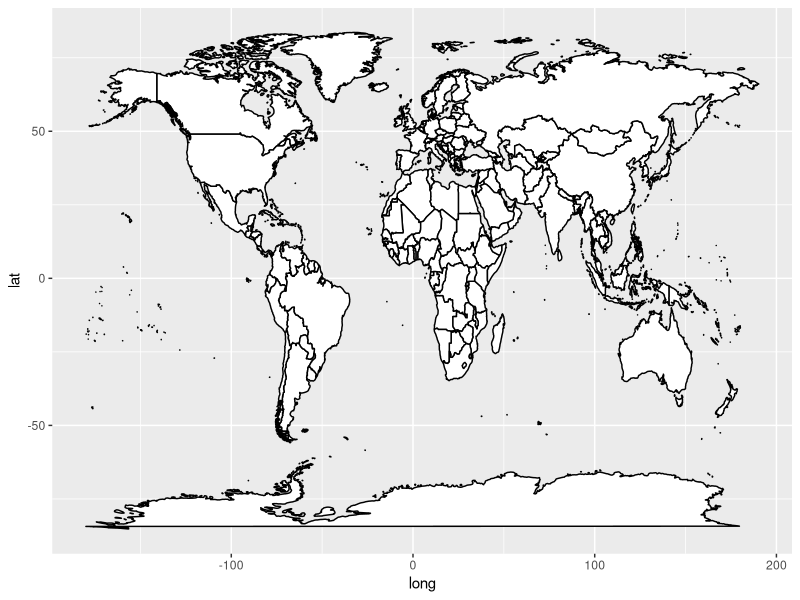
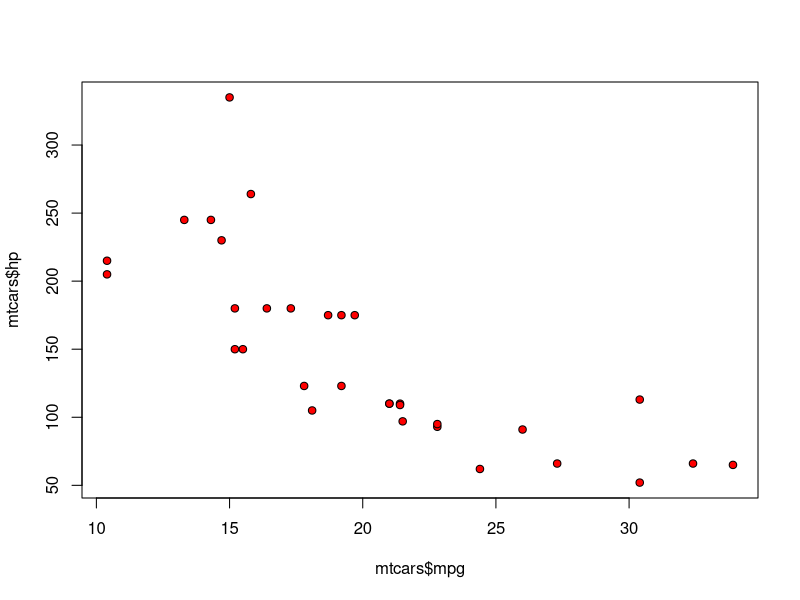
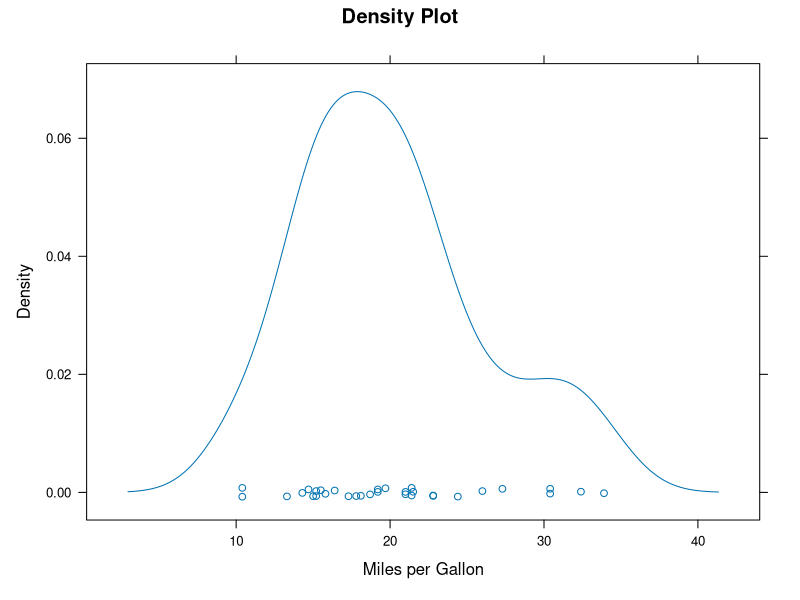
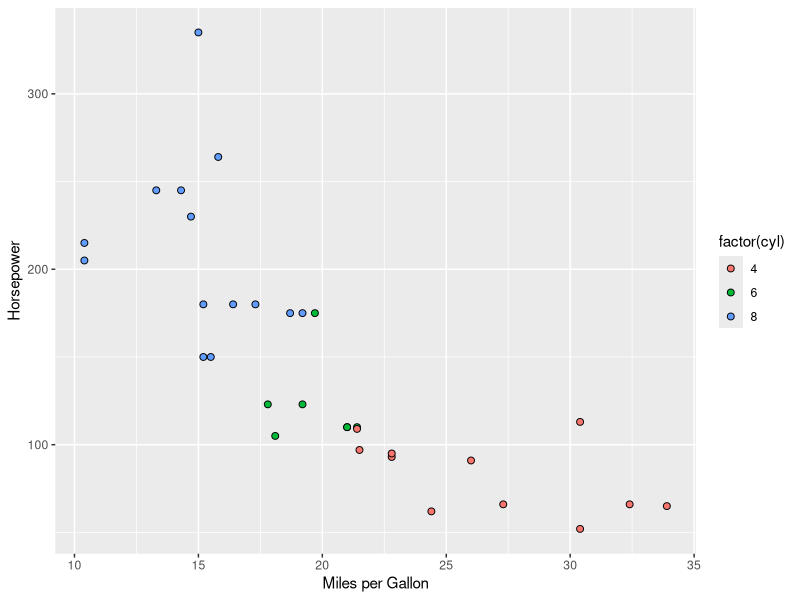
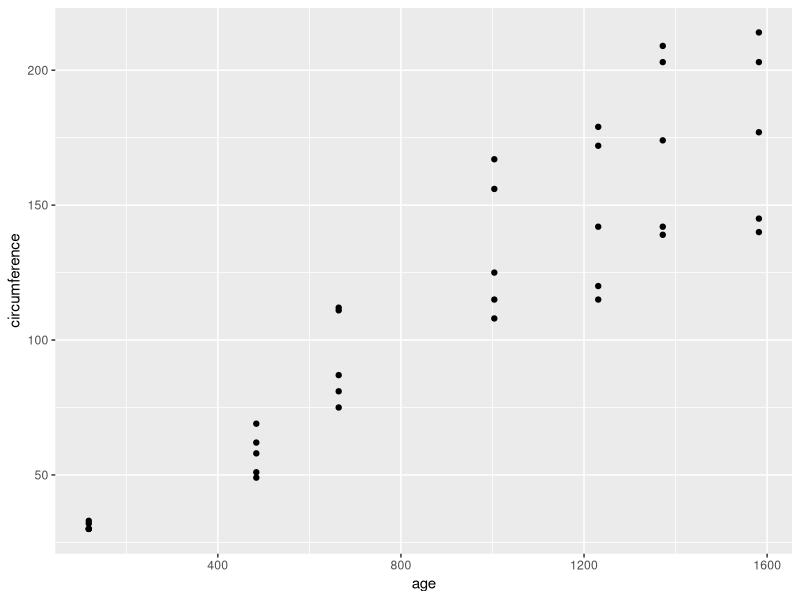
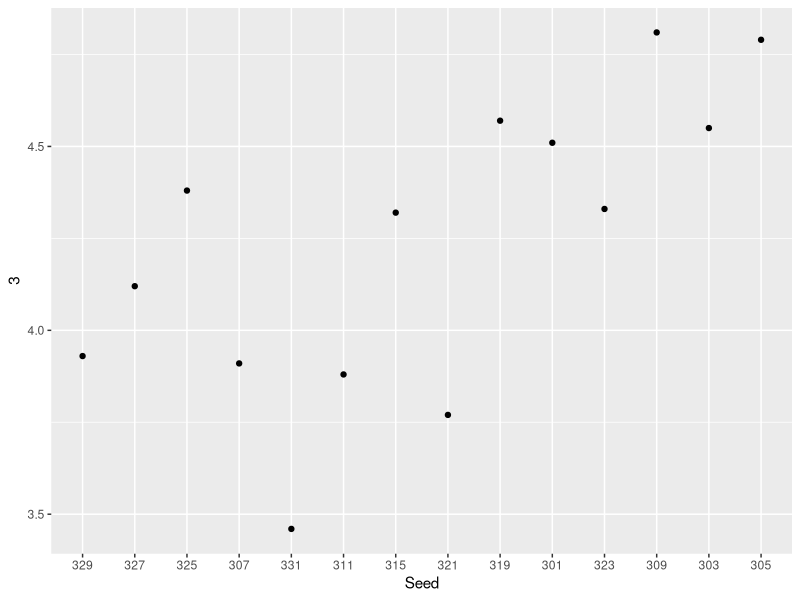
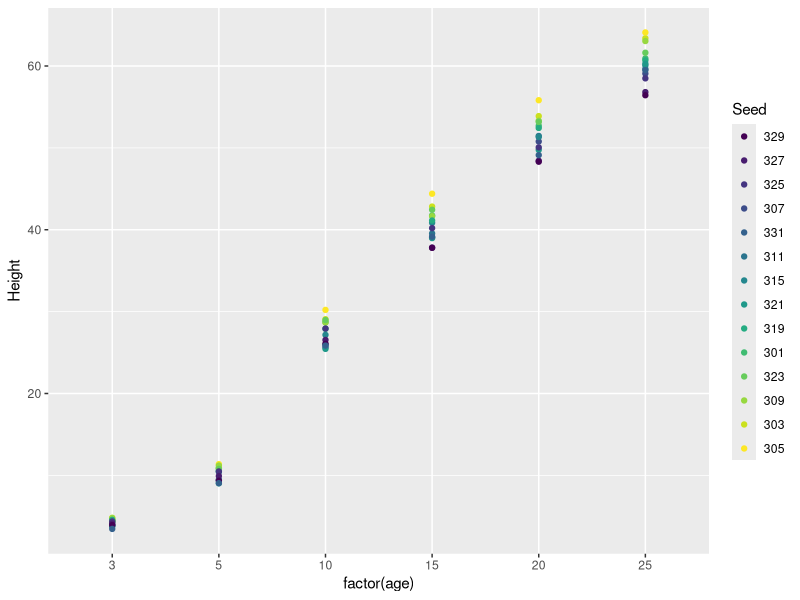
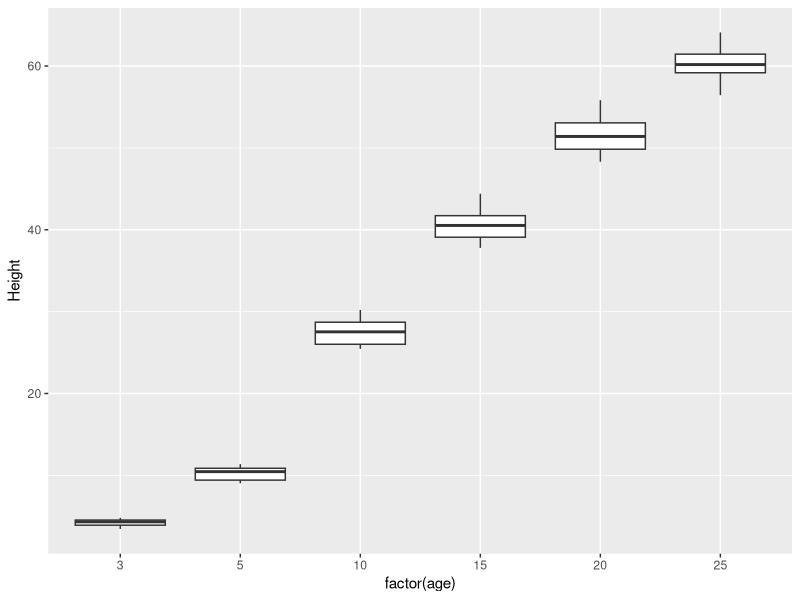

Source code (R) for these figures, in order:
## ---- chunk 1
# Loading required libraries
# Be sure to install these before running this file!!
library(lattice)
library(ggplot2)
library(tidyr)

data("mtcars")


library(ggplot2)
world <- map_data("world")
ggplot(world, aes(y=lat,x=long)) + 
  geom_polygon(aes(group=group), fill="white", col = "black") 


## ---- chunk 2
plot(x = mtcars$mpg, y = mtcars$hp, 
     col = "black", bg = "red", pch = 21)
## ---- chunk 3
densityplot(~mpg, data = mtcars,
            main = "Density Plot",
            xlab = "Miles per Gallon")
## ---- chunk 4
ggplot(mtcars, aes(x = mpg, y = hp, fill = factor(cyl))) + 
  geom_point(pch = 21, size = 2)  +
  xlab("Miles per Gallon") + ylab("Horsepower")
## ---- chunk 5
library(ggplot2)
library(tidyr)
data("Orange")
Orange
ggplot(Orange, aes(x=age, y=circumference )) + geom_point()
## ---- chunk 6
data("Loblolly")
Loblolly.wide <- pivot_wider(Loblolly, 
                             names_from = age, 
                             values_from = height)
Loblolly.wide
## ---- chunk 7
Loblolly.long <- pivot_longer(Loblolly.wide, 
                              cols = !Seed, 
                              names_to = "age", 
                              values_to = "Height", 
                              names_transform = list(age = as.numeric))
Loblolly.long
## ---- chunk 8
ggplot(Loblolly.wide, aes(x = Seed, y = `3`)) + geom_point()
## ---- chunk 9
ggplot(Loblolly.long, aes(x = factor(age), y = Height, color = Seed)) +
  geom_point(pch = 19) 
## ---- chunk 10
ggplot(Loblolly.long, aes(x = factor(age), y = Height)) + 
  geom_boxplot()
## ---- chunk 11
ggplot(Loblolly.long, aes(x = factor(age), y = Height)) + 
  geom_violin()
## ---- chunk 12
data("fish_encounters")
data("relig_income")

fish_encounters
fish.wider<- pivot_wider(fish_encounters, names_from= station, values_from=seen)
fish.wider

relig_income
income.longer <- pivot_longer(relig_income, cols=!religion, names_to="income", values_to="count")
## ---- chunk 13
library(ggplot2)
library(tidyr)
data("Orange")
Orange
ggplot(Orange, aes(x=age, y=circumference )) + geom_point(color = "blue", size=4, shape=4)+ xlab("Age") +ylab("Circumference") + ggtitle("circumverence vs age")+theme(axis.text.x=element_text(angle=45))

theme(title=element_text(hjust=0.5))


## ---- chunk 14
p <- ggplot(mtcars, aes(x = mpg, y = hp)) +
  geom_point()
p + xlab("Miles Per Gallon") # X-axis label
p + ylab("Horsepower") # Y-axis label
p + ggtitle("Horsepower vs MPG from MTCars") # chart title
## ---- chunk 15
p + xlim(0, 50) # altering limits of x-axis
p + ylim(0, 500) # altering limits of y-axis
# Note: no color to alter
## ---- chunk 16
# Alters size of text throughout plot and angel of the text to the x-axis.
p + theme(text = element_text(size = 20),
          axis.text.x = element_text(angle = 90, hjust = 1)) 
## ---- chunk 17
p + theme_minimal()
## ---- chunk 18
p2 <- ggplot(mtcars, aes(x = mpg, y = hp)) 
p2 + geom_point(size = 2)
p2 + geom_point(shape = 3)
p2 + geom_point(color = "red")
p2 + geom_point(pch = 21, color = "black", fill = "red")
## ---- chunk 19
library(ggplot2)
library(tidyr)
data("Orange")
Orange
ggplot(Orange, aes(x=age, y=circumference, color=Tree )) + 
  geom_point(color = "blue", size=4, shape=4)+
  geom_line()+ 
  xlab("Age") +ylab("Circumference") + 
  ggtitle("circumverence vs age")+
  theme_minimal()+
  theme(axis.text.x=element_text(angle=45))
## ---- chunk 20
# color:
ggplot(mtcars, aes(x = mpg, y = hp, color = factor(cyl))) + geom_point()
# fill:
ggplot(mtcars, aes(x = mpg, y = hp, fill = factor(cyl))) + geom_point(shape = 21)
# shape:
ggplot(mtcars, aes(x = mpg, y = hp, shape = factor(cyl))) + geom_point()
## ---- chunk 21
ggplot(mtcars, aes(x = mpg, y = hp, color = factor(cyl))) + 
  geom_point() + geom_line()
## ---- chunk 22
ggplot(mtcars, aes(x = mpg, y = hp)) + geom_point(color = factor(mtcars$cyl))
## ---- chunk 23
# Create and store graph with year 3 data:
p2 <- ggplot(Loblolly.wide, aes(x = Seed, y = `3`)) + 
  geom_point()
# Add year 5 data to the existing graph p2:
p2 + geom_point(data = Loblolly.wide, 
                mapping = aes(x = Seed, y = `5`),
                color = "red")
## ---- chunk 24

